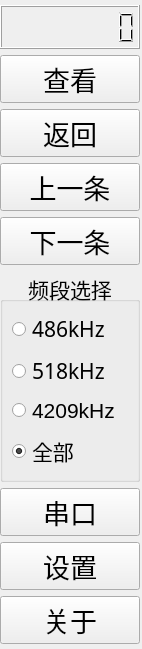
<?xml version="1.0" encoding="UTF-8"?>
<ui version="4.0">
 <class>panel_control</class>
 <widget class="QWidget" name="panel_control">
  <property name="geometry">
   <rect>
    <x>0</x>
    <y>0</y>
    <width>142</width>
    <height>574</height>
   </rect>
  </property>
  <property name="windowTitle">
   <string>Form</string>
  </property>
  <property name="autoFillBackground">
   <bool>true</bool>
  </property>
  <layout class="QVBoxLayout" name="verticalLayout">
   <property name="spacing">
    <number>6</number>
   </property>
   <property name="leftMargin">
    <number>0</number>
   </property>
   <property name="topMargin">
    <number>5</number>
   </property>
   <property name="rightMargin">
    <number>2</number>
   </property>
   <property name="bottomMargin">
    <number>5</number>
   </property>
   <item>
    <widget class="QLCDNumber" name="lcd_time">
     <property name="sizePolicy">
      <sizepolicy hsizetype="Preferred" vsizetype="Preferred">
       <horstretch>0</horstretch>
       <verstretch>0</verstretch>
      </sizepolicy>
     </property>
     <property name="minimumSize">
      <size>
       <width>0</width>
       <height>44</height>
      </size>
     </property>
     <property name="baseSize">
      <size>
       <width>0</width>
       <height>0</height>
      </size>
     </property>
     <property name="frameShape">
      <enum>QFrame::Box</enum>
     </property>
     <property name="lineWidth">
      <number>1</number>
     </property>
     <property name="midLineWidth">
      <number>0</number>
     </property>
     <property name="numDigits">
      <number>8</number>
     </property>
     <property name="segmentStyle">
      <enum>QLCDNumber::Filled</enum>
     </property>
    </widget>
   </item>
   <item>
    <widget class="QPushButton" name="btn_pnl_detail">
     <property name="font">
      <font>
       <pointsize>20</pointsize>
      </font>
     </property>
     <property name="text">
      <string>查看</string>
     </property>
    </widget>
   </item>
   <item>
    <widget class="QPushButton" name="btn_pnl_info">
     <property name="font">
      <font>
       <pointsize>20</pointsize>
      </font>
     </property>
     <property name="text">
      <string>返回</string>
     </property>
    </widget>
   </item>
   <item>
    <widget class="QPushButton" name="btn_prev">
     <property name="font">
      <font>
       <pointsize>20</pointsize>
      </font>
     </property>
     <property name="cursor">
      <cursorShape>ArrowCursor</cursorShape>
     </property>
     <property name="text">
      <string>上一条</string>
     </property>
    </widget>
   </item>
   <item>
    <widget class="QPushButton" name="btn_next">
     <property name="font">
      <font>
       <pointsize>20</pointsize>
      </font>
     </property>
     <property name="text">
      <string>下一条</string>
     </property>
    </widget>
   </item>
   <item>
    <widget class="QGroupBox" name="groupBox">
     <property name="font">
      <font>
       <pointsize>16</pointsize>
      </font>
     </property>
     <property name="contextMenuPolicy">
      <enum>Qt::DefaultContextMenu</enum>
     </property>
     <property name="title">
      <string>频段选择</string>
     </property>
     <property name="alignment">
      <set>Qt::AlignCenter</set>
     </property>
     <property name="flat">
      <bool>false</bool>
     </property>
     <property name="checkable">
      <bool>false</bool>
     </property>
     <layout class="QVBoxLayout" name="verticalLayout_2">
      <item>
       <widget class="QRadioButton" name="cb_486">
        <property name="font">
         <font>
          <family>WenQuanYi Micro Hei</family>
         </font>
        </property>
        <property name="text">
         <string>486kHz</string>
        </property>
       </widget>
      </item>
      <item>
       <widget class="QRadioButton" name="cb_518">
        <property name="font">
         <font>
          <family>WenQuanYi Micro Hei</family>
         </font>
        </property>
        <property name="text">
         <string>518kHz</string>
        </property>
       </widget>
      </item>
      <item>
       <widget class="QRadioButton" name="cb_4209">
        <property name="text">
         <string>4209kHz</string>
        </property>
       </widget>
      </item>
      <item>
       <widget class="QRadioButton" name="radioButton">
        <property name="text">
         <string>全部</string>
        </property>
        <property name="checked">
         <bool>true</bool>
        </property>
       </widget>
      </item>
     </layout>
    </widget>
   </item>
   <item>
    <spacer name="verticalSpacer">
     <property name="orientation">
      <enum>Qt::Vertical</enum>
     </property>
     <property name="sizeHint" stdset="0">
      <size>
       <width>20</width>
       <height>40</height>
      </size>
     </property>
    </spacer>
   </item>
   <item>
    <widget class="QPushButton" name="btn_pnl_serialport">
     <property name="font">
      <font>
       <pointsize>20</pointsize>
      </font>
     </property>
     <property name="text">
      <string>串口</string>
     </property>
    </widget>
   </item>
   <item>
    <widget class="QPushButton" name="btn_pnl_setup">
     <property name="font">
      <font>
       <pointsize>20</pointsize>
      </font>
     </property>
     <property name="text">
      <string>设置</string>
     </property>
    </widget>
   </item>
   <item>
    <widget class="QPushButton" name="btn_pnl_about">
     <property name="font">
      <font>
       <pointsize>20</pointsize>
      </font>
     </property>
     <property name="text">
      <string>关于</string>
     </property>
    </widget>
   </item>
  </layout>
 </widget>
 <resources/>
 <connections/>
</ui>
